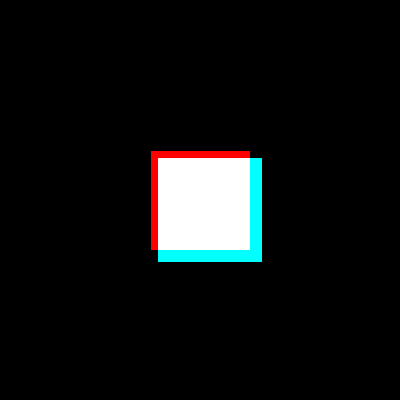
Frame 1 (no input)
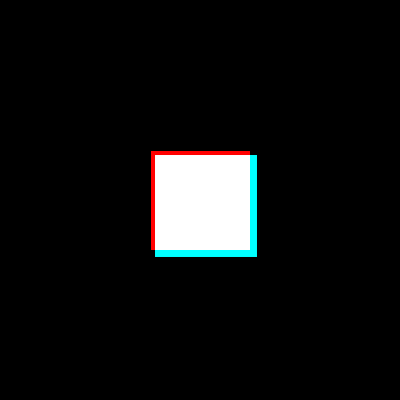
Frame 60 (the mouse pressed at the canvas centre just before this capture)
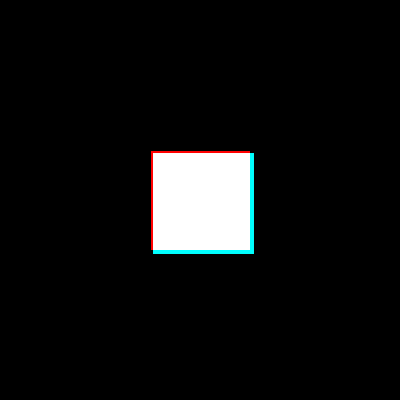
Frame 120 (the mouse held since frame 60 and released just before this capture)

The Processing sketch that drew these frames (run headless with seeded random() and noise(); from frame 60 on, the mouse is pressed at the canvas centre):

// Processing sketch: ChromaticAbberation
// ── ChromaticAbberation.pde
//Chromatic abberation trick I learnt from Dave Whyte

PImage red, green;
float a;

void setup() {
  size(400, 400);
  background(0);
}

void draw() {
  background(0);
  float offsetx = map(sin(a), -1,1, 0.000,0.1);
  float offsety = map(sin(a), -1, 1, 0.000,0.1);
  if(mousePressed) println(offsetx,offsety);
  
  //Get red channel pixels
  push();
    mySketch();
  pop();
  red = get();

  //Get green channel pixels
  background(0); 
  push();
    scale(1+offsetx, 1+offsetx);
    mySketch();
  pop();
  green = get();

  //Get blue channel pixels
  background(0);
  push();
    scale(1+offsety, 1+offsety);
    mySketch();
  pop();

  //Load pixels in pixels array
  loadPixels();
  red.loadPixels();
  green.loadPixels();

  //Update shifted pixels from each channel
  for (int i=0; i<pixels.length; i++)
    pixels[i] = color(red(red.pixels[i]), green(green.pixels[i]), blue(pixels[i]));
  updatePixels();
  a += 0.1;
}

void mySketch() {
  //Random arbitrary sketch goes here
  rectMode(CENTER);
  fill(255);
  rect(width/2, height/2, 100, 100);
}

void push() {
  pushMatrix();
  pushStyle();
}

void pop() {
  popStyle();
  popMatrix();
}
